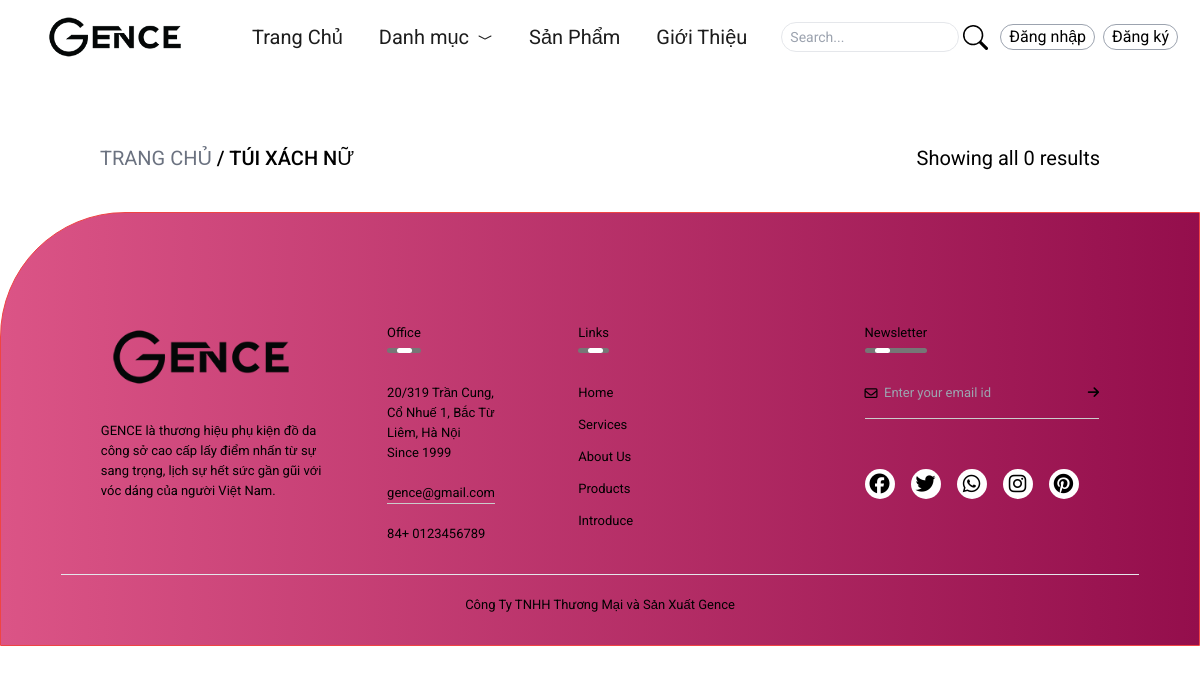
/index.php?act=list_product&cate_id=55, run on an earlier commit of the app's database.
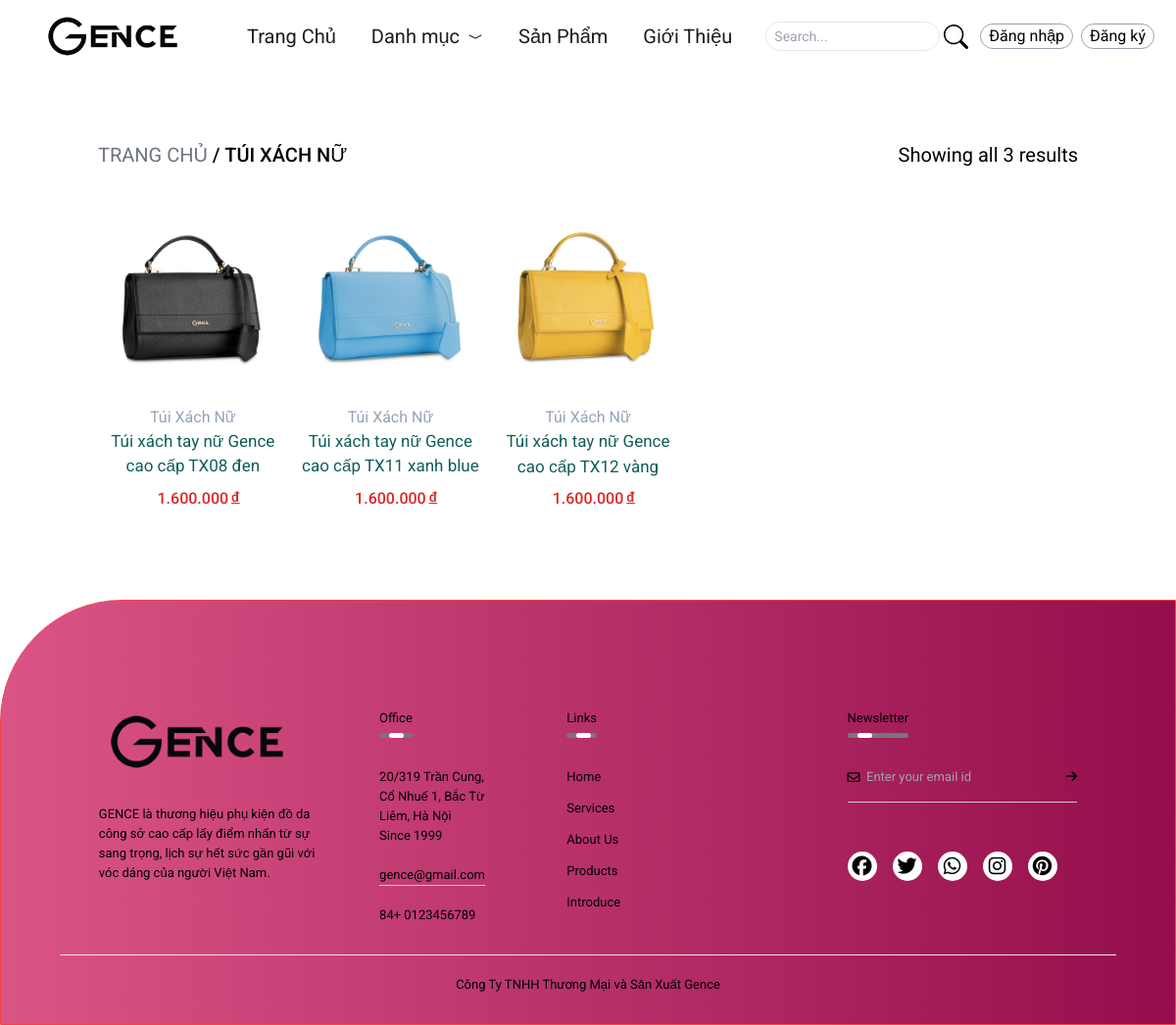
And on a later commit of the database.
### tables this page shows
CREATE TABLE `categories` (
  `cate_id` int(11) NOT NULL,
  `cate_name` varchar(255) NOT NULL,
  `cate_image` varchar(255) DEFAULT NULL
);

CREATE TABLE `products` (
  `pro_id` int(11) NOT NULL,
  `pro_name` varchar(255) NOT NULL,
  `pro_price` int(10) DEFAULT 0,
  `pro_image` varchar(255) DEFAULT NULL,
  `pro_quantity` int(11) NOT NULL,
  `pro_desc` text DEFAULT NULL,
  `chat_lieu` varchar(255) NOT NULL,
  `pro_view` int(11) DEFAULT 0,
  `cate_id` int(11) NOT NULL
);

### model/model_product.php (called while the page is built, shortened)
<?php
    function queryAllPro($key_word, $cate_id){
        $query_pro = "SELECT * FROM `products` WHERE 1";
        if($cate_id > 0){
            $query_pro.= " AND cate_id = '{$cate_id}' ";
        }
        $query_pro.= " ORDER BY pro_id DESC";
        $list_pro = getAll($query_pro);
        return $list_pro;
    }
    function query_pro_home(){
        $select_pro = "SELECT * FROM `products` WHERE 1 ORDER BY pro_id LIMIT 0,9";
        $list_pro_home = getAll($select_pro);
        return $list_pro_home;
    }
    function query_cate_name($cate_id){
        if(isset($cate_id) && ($cate_id > 0)){
            $sql = "SELECT * FROM `categories` WHERE cate_id = '{$cate_id}'";
            $cate_name = getOne($sql);
            return $cate_name;
        } else{
            return "";
        }
    }
?>

### model/connect.php (called while the page is built, shortened)
<?php
    function connect($query){
        $connect = new PDO("mysql:host=localhost;dbname=du_an_mau2022;charset=utf8","root","");
        $connect->setAttribute(PDO::ATTR_ERRMODE, PDO::ERRMODE_EXCEPTION);
        $stmt = $connect ->prepare($query);
        $stmt -> execute();
        return $stmt;
    }
    function getAll($query){
        $result = connect($query)->fetchAll();
        return $result;
    }
    function getOne($query){
        $result = connect($query) -> fetch();
        return $result;
    }
?>

### model/model_category.php (called while the page is built, shortened)
<?php
    function queryAll(){
        $query_cate = "SELECT * FROM `categories` ORDER BY cate_id DESC";
        $list_cate = getAll($query_cate);
        return $list_cate;
    }
?>

### view/list_product.php (the view, shortened to what this page needs)
<div class="container max-w-full mt-[70px]">
    <div class="w-5/6 mt-10 mx-auto text-xl flex justify-between items-center">
        <div>
            <a href="index.php" class="text-gray-500 hover:text-black">TRANG CHỦ</a>
            <span class="uppercase font-[500] "> /
                <?php
                if (isset($categoryName)) {
                    echo $categoryName['cate_name'];
                } else if (isset($_POST['search_cate_name']) && !empty($_POST['cate_name'])) {
                    echo "<br /> <span class='text-gray-700'>Kết quả tìm kiếm cho </span> " . "\"$cate_name\"";
                } else {
                    "Không tìm thấy sản phẩm cho " . $cate_name;
                }
                ?>
            </span>
        </div>
        <div>
            <span class="">Showing all
                <?php echo count($list_product) ?> results
            </span>
        </div>
    </div>
    <div class="content w-5/6 mt-10 mx-auto grid grid-cols-5 gap-2 ">
        <?php
        if (isset($list_product) && is_array($list_product)) {
            foreach ($list_product as $pro) {
                ?>
                <div class="content-item min-h-[400px] text-center space-y-2 overflow-hidden box-border relative ">
                <div class="content-item--image relative text-center">
                    <a class="" href="index.php?act=detail_pro&pro_id=<?php echo $pro['pro_id'] ?>">
                        <img title="<?php echo $pro['pro_name'] ?>"
                            class="w-full rounded-md bg-clip-padding bg-gray-200 duration-500 hover:scale-x-105 hover:scale-y-105"
                            src="<?php echo substr($pro['pro_image'], 3); ?>" alt="No Image"
                        >
                    </a>
                </div >
                <div class="min-h-[120px]">
                    <p class="text-slate-400"><?php foreach ($list_cate as $cate) {
                                                    echo ($cate['cate_id'] == $pro['cate_id'] ? $cate['cate_name'] : "");
                                                } ?></p>
                    <a href="index.php?act=detail_pro&pro_id=<?php echo $pro['pro_id'] ?>">
                        <p class="text-teal-800 text-[17px] fold-semibold text-center "><?php echo $pro['pro_name'] ?></p>
                    </a>
                    <p class="text-red-600 font-[500] mt-2  ">
                        <?php echo number_format($pro['pro_price'], 0, ',', '.') ?> <span class="underline text-sm ml-[3px] absolute">đ</span>
                    </p>
                </div>
                <form action="index.php?act=addToCart" method="POST">
                </form>
            </div>
                <?php
            }
        }
        ?>
    </div>
</div>

### view/header.php (shortened to what this page needs)
<!DOCTYPE html>
<html lang="en">
<head>
    <script src="https://cdn.tailwindcss.com"></script>
    <link rel="stylesheet" href="../view/css/home_page.css">
</head>
<body>
    <div class="container max-w-full mx-auto mb-[100px] ">
        <header class=" w-full mx-auto  bg-[#FFFFFF] min-h-[60px]">
            <div class="flex items-center py-3 ">
                <div class="logo ml-10">
                    <a href="index.php">
                        <img class="w-[150px]" src="./asset/images/logo.webp" alt="">
                    </a>
                </div>
                <nav class="ml-8 flex justify-between items-center ">
                    <div>
                        <ul class="menu flex items-center space-x-4 text-xl pl-5">
                            <li class="">
                                <a href="index.php" class="flex space-x-2 items-center">
                                    <p class="underline-animation">Trang Chủ</p>
                                </a>
                            </li>
                            <li class="has-submenu relative">
                                <a class="underline-animation flex items-center" href="#">
                                    Danh mục
                                    <svg xmlns="http://www.w3.org/2000/svg" width="16" height="16" fill="currentColor"
                                        class="bi bi-chevron-compact-down ml-2" viewBox="0 0 16 16">
                                        <path fill-rule="evenodd"
                                            d="M1.553 6.776a.5.5 0 0 1 .67-.223L8 9.44l5.776-2.888a.5.5 0 1 1 .448.894l-6 3a.5.5 0 0 1-.448 0l-6-3a.5.5 0 0 1-.223-.67z" />
                                    </svg>
                                </a>
                            <li class="">
                                <a href="index.php?act=list_product" class="flex space-x-2 items-center">
                                    <p class="underline-animation">Sản Phẩm</p>
                                </a>
                            </li>
                            <li class="">
                                <a href="index.php?act=information" class="flex space-x-2 items-center">
                                    <p class="underline-animation">Giới Thiệu</p>
                                </a>
                            </li>
                        </ul>
                    </div>
                </nav>
                <form class="search" action="index.php?act=list_product" method="POST">
                    <div class="search-container relative ml-6 flex items-center space-x-1 ">
                        <input class="border rounded-[20px] px-2 py-1 text-sm " title="Tìm kiếm sản phẩm"
                            name="cate_name" placeholder="Search..." />
                        <button type="submit" name="search_cate_name">
                        </button>
                    </div>
                </form>
                <div class="flex items-center space-x-2 ml-3">
                    <?php
                    if (!isset($_SESSION['user'])) {
                        ?>
                        <a href="index.php?act=signin"
                            class="flex items-center space-x-2  px-2 rounded-[20px] border border-gray-400 hover:bg-[#E8E8E8]">
                            <p class="">Đăng nhập</p>
                        </a>
                        <a href="index.php?act=signup"
                            class="flex items-center space-x-2 px-2 rounded-[20px] border border-gray-400 hover:bg-[#E8E8E8]">
                            <p class="">Đăng ký</p>
                        </a>
                        <?php
                    }
                    ?>
                </div>
            </div>
        </header>

### index.php (shortened to what this page needs)
<?php
include "./model/connect.php";
include "./model/model_category.php";
include "./model/model_product.php";
include "./view/header.php";
$new_pro = query_pro_home();
$list_cate = queryAll();
if (isset($_GET['act']) && !empty($_GET['act'])) {
    $act = $_GET['act'];
    switch ($act) {
        case 'list_product':
            if (isset($_POST['cate_name']) && ($_POST['cate_name'] != "")) {
                $cate_name = $_POST['cate_name'];
            } else {
                $cate_name = "";
            }
            if (isset($_GET['cate_id']) && ($_GET['cate_id'] > 0)) {
                $cate_id = $_GET['cate_id'];
                $categoryName = query_cate_name($cate_id);
            } else {
                $cate_id = 0;
            }
            $list_cate = queryAll();
            $list_product = queryAllPro($cate_name, $cate_id);
            include "view/list_product.php";
            break;
    }
} else {
    include "view/body.php";
}
include "./view/footer.php";
?>

### view/footer.php (shortened to what this page needs)
<footer class="border border-red-500  ">
    <div class="row">
        <div class="col">
            <a href="index.php">
                <img class="logo" class="w-[150px]" src="./asset/images/logo.webp" alt="">
            </a>
            <p>GENCE là thương hiệu phụ kiện đồ da công sở cao cấp lấy điểm nhấn từ sự sang trọng, lịch sự hết sức gần
                gũi với vóc dáng của người Việt Nam.</p>
        </div>
        <div class="col">
            <h3>Office <div class="underline"><span></span></div>
            </h3>
            <p>20/319 Trần Cung, Cổ Nhuế 1, Bắc Từ Liêm, Hà Nội</p>
            <P>Since 1999</P>
            <p class="email-id">gence@gmail.com</p>
            <h4>84+ 0123456789</h4>
        </div>
        <br>
        <div class="col">
            <h3>Links <div class="underline"><span></span></div>
            </h3>
            <ul>
                <li><a href="">Home</a></li>
                <li><a href="">Services</a></li>
                <li><a href="">About Us</a></li>
                <li><a href="">Products</a></li>
                <li><a href="">Introduce</a></li>
            </ul>
        </div>
        <div class="col">
            <h3>Newsletter<div class="underline"><span></span></div>
            </h3>
            <form>
                <i class="fa-regular fa-envelope"></i>
                <input type="email" placeholder="  Enter your email id" required>
                <button type="submit"><i class="fas fa-arrow-right"></i></button>
            </form>
            <div class="social-icons flex items-center space-x-4">
                <i class="fab fa-facebook"></i>
                <i class="fab fa-twitter"></i>
                <i class="fab fa-whatsapp"></i>
                <i class="fab fa-instagram"></i>
                <i class="fab fa-pinterest"></i>
            </div>
        </div>
    </div>
    <hr class="w-[90%] mx-auto my-[20px]">
    <p class="text-center">Công Ty TNHH Thương Mại và Sản Xuất Gence</p>
</footer>
</div>
</body>
</html>

### view/header.php (style rules this page uses)
body { font-family: 'Roboto', sans-serif; }
.content-item img { transition: transform 0.5s ease; }
.underline-animation { position: relative; display: inline-block; }
.underline-animation::after { content: ''; position: absolute; left: 0; bottom: -2px; width: 0; height: 2px; background-color: black; transition: width 0.5s ease; }
.menu a { text-decoration: none; color: #1C1C1C; padding: 10px; }

### view/footer.php (style rules this page uses)
footer { width: 100%; position: absolute; background: linear-gradient(to right, #db5486, #940e4c); padding: 100px 0 30px; border-top-left-radius: 125px; font-size: 13px; line-height: 20px; }
.row { width: 85%; margin: auto; display: flex; flex-wrap: wrap; align-items: flex-start; justify-content: space-between; }
.col { flex-basis: 25%; padding: 10px; }
.col:nth-child(2), col:nth-child(3) { flex-basis: 15px; }
.col .logo { width: 200px; margin-bottom: 30px; }
.col h3 { width: fit-content; margin-bottom: 40px; position: relative; }
.email-id { width: fit-content; border-bottom: 1px solid #ccc; margin: 20px 0; }
.col ul li { list-style: none; margin-bottom: 12px; }
.col form { padding-bottom: 15px; display: flex; align-items: center; justify-content: space-between; border-bottom: 1px solid #ccc; margin-bottom: 50px; }
.col input { width: 100%; background: transparent; color: #ccc; border: 0; outline: none; }
.col form button { background: transparent; border: 0; outline: none; cursor: pointer; }
.social-icons .fab { width: 30px; height: 30px; border-radius: 50%; text-align: center; line-height: 30px; font-size: 20px; background: #fff; cursor: pointer; }
.col .underline { width: 100%; height: 5px; background: #767676; border-radius: 3px; position: absolute; top: 25px; left: 0; overflow: hidden; }
.col .underline span { width: 15px; height: 100%; background: #fff; border-radius: 3px; position: absolute; top: 0; left: 10px; animation: moving 2s linear infinite; }

What changed in the data, as far as the page shows it:
added products: pro_image (picture), pro_name "Túi xách tay nữ Gence cao cấp TX08 đen", pro_price "1.600.000", categories (cate_name "Túi…")
added products: pro_image (picture), pro_name "Túi xách tay nữ Gence cao cấp TX11 xanh blue", pro_price "1.600.000", categories (cate_name "Túi…")
added products: pro_image (picture), pro_name "Túi xách tay nữ Gence cao cấp TX12 vàng", pro_price "1.600.000", categories (cate_name "Túi…")
Also different on the page:
count($list_product): "0" → "3"
